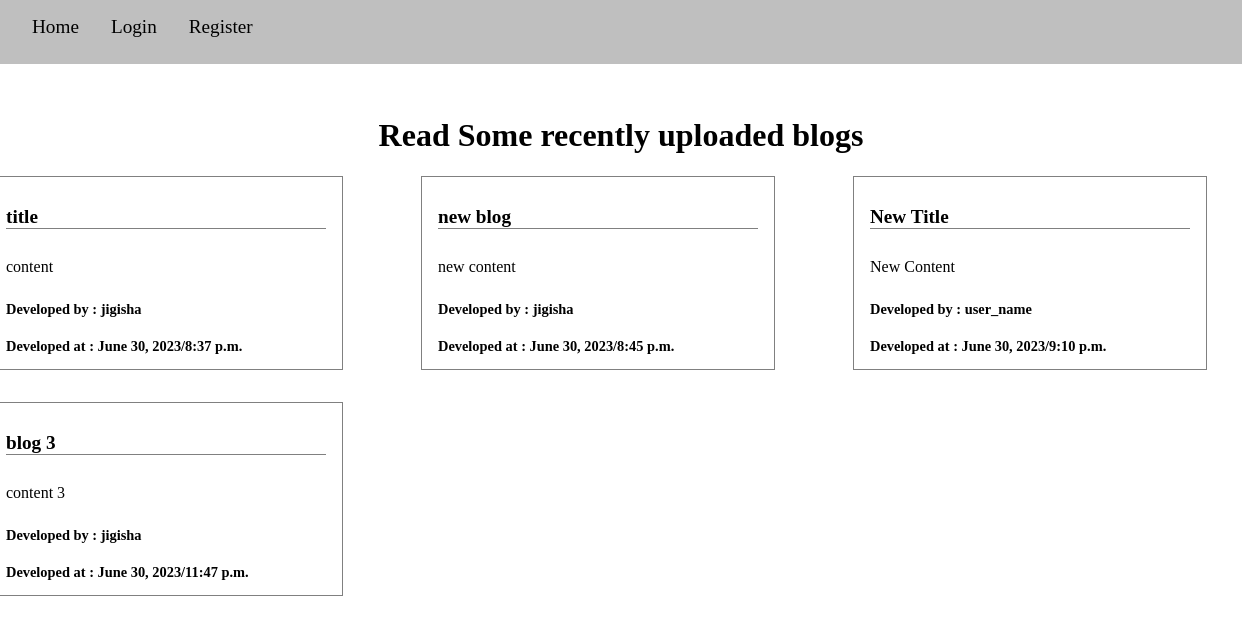
The page / on the database its author committed.
### myApp/models.py (models this page shows, shortened)
class Blog(models.Model):
    blogger = models.CharField(max_length=200)
    title = models.CharField(max_length=255)
    content = models.TextField()
    date = models.DateField(auto_now=False, auto_now_add=False)
    time = models.TimeField(auto_now=False, auto_now_add=False)

### myApp/views.py (the view)
# urls.py: path('', views.home, name="home"),
def home(request):
    blog = Blog.objects.all()
    data={'blog':blog}
    return render(request, 'home.html', data)

### templates/home.html (shortened to what this page needs)
{% extends 'base.html' %}
{% load static %}
{% block Home %}
<div class="home-container">
    <h1 class="home-title">Read Some recently uploaded blogs</h1>
    <div class="blog-container">
        {% for a in blog %}
        <div class="blog">
            <h1 class="blog-title">
                {{a.title}}
            </h1>
            <p class="blog-content">
                {{a.content}}
            </p>
            <h1 class="blog-blogger">
                Developed by :  {{a.blogger}}
            </h1>
            <h1 class="blog-date">
                Developed at : {{a.date}}/{{a.time}}
            </h1>
        </div>
        {% endfor %}
    </div>
</div>
{% endblock Home %}

### static/index.css (style rules this page uses)
body { margin: 0; padding: 0; }
.home-container { max-width: 100vw; min-height: 91vh; padding: 2rem 2rem 2rem 2rem; display: flex; flex-direction: column; align-items: center; }
.home-title { font-size: 2rem; }
.blog { border: 1px solid grey; width: 20rem; height: 10rem; padding: 1rem; display: flex; flex-direction: column; }
.blog-title { font-size: 1.2rem; border-bottom: 1px solid grey; }
.blog-content { font-size: 1rem; }
.blog-blogger { font-size: 0.9rem; }
.blog-date { font-size: 0.9rem; }
.blog-container { display: grid; grid-template-columns: 25rem 25rem 25rem; gap: 2rem; }

### rows shown on the page
Blog: title "title", content "content", blogger "jigisha", date "June 30, 2023", time "8:37 p.m."
Blog: title "new blog", content "new content", blogger "jigisha", date "June 30, 2023", time "8:45 p.m."
Blog: title "New Title", content "New Content", blogger "user_name", date "June 30, 2023", time "9:10 p.m."
Blog: title "blog 3", content "content 3", blogger "jigisha", date "June 30, 2023", time "11:47 p.m."
